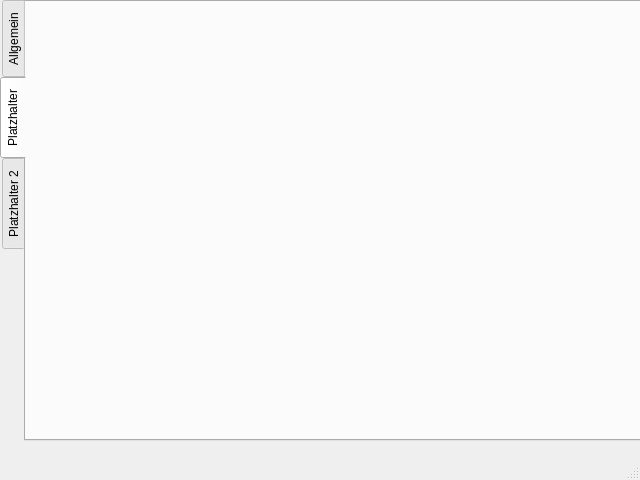
<?xml version="1.0" encoding="UTF-8"?>
<ui version="4.0">
 <class>MainWindow</class>
 <widget class="QMainWindow" name="MainWindow">
  <property name="geometry">
   <rect>
    <x>0</x>
    <y>0</y>
    <width>640</width>
    <height>480</height>
   </rect>
  </property>
  <property name="windowTitle">
   <string>Projekteinstellungen</string>
  </property>
  <widget class="QWidget" name="centralwidget">
   <widget class="QTabWidget" name="tabWidget">
    <property name="geometry">
     <rect>
      <x>0</x>
      <y>0</y>
      <width>641</width>
      <height>441</height>
     </rect>
    </property>
    <property name="tabPosition">
     <enum>QTabWidget::West</enum>
    </property>
    <property name="currentIndex">
     <number>1</number>
    </property>
    <widget class="QWidget" name="tab">
     <attribute name="title">
      <string>Allgemein</string>
     </attribute>
    </widget>
    <widget class="QWidget" name="tab_2">
     <attribute name="title">
      <string>Platzhalter</string>
     </attribute>
    </widget>
    <widget class="QWidget" name="tab_3">
     <attribute name="title">
      <string>Platzhalter 2</string>
     </attribute>
    </widget>
   </widget>
  </widget>
  <widget class="QMenuBar" name="menubar">
   <property name="geometry">
    <rect>
     <x>0</x>
     <y>0</y>
     <width>640</width>
     <height>22</height>
    </rect>
   </property>
  </widget>
  <widget class="QStatusBar" name="statusbar"/>
 </widget>
 <resources/>
 <connections/>
</ui>
